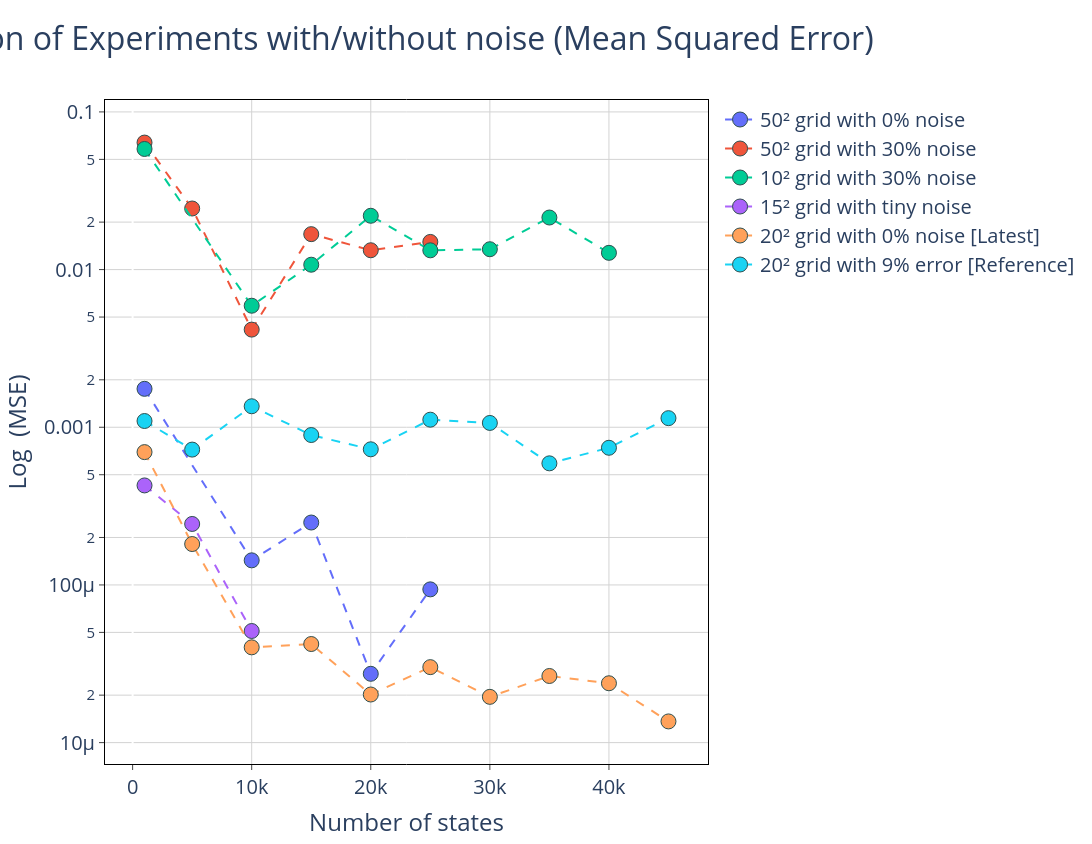

Notebook code for this chart:
### Code cell
# Configuración del subplot
fig = make_subplots(
    rows=1, 
    cols=1, 
     # Actualizado para que coincida con tus datos
)

# Agregar la primera fila (row=1)
fig.add_trace(
    go.Scatter(
        x=df_50_pure['Nstates'], 
        y=df_50_pure['MSE'], 
        mode='lines+markers', 
        name='50² grid with 0% noise',
        line=dict(dash='dash')
    ),
    row=1, col=1
)

# Agregar la segunda fila (row=2)
fig.add_trace(
    go.Scatter(
        x=df_50_error['Nstates'], 
        y=df_50_error['MSE'], 
        mode='lines+markers', 
        name='50² grid with 30% noise',
        line=dict(dash='dash')
    ),
    row=1, col=1
)

# Agregar la tercera fila (row=3)
fig.add_trace(
    go.Scatter(
        x=df_10_error['Nstates'], 
        y=df_10_error['MSE'], 
        mode='lines+markers', 
        name='10² grid with 30% noise',
        line=dict(dash='dash')
    ),
    row=1, col=1
)
fig.add_trace(
    go.Scatter(
        x=df_15_tiny_noise['Nstates'], 
        y=df_15_tiny_noise['MSE'], 
        mode='lines+markers', 
        name='15² grid with tiny noise',
        line=dict(dash='dash')
    ),
    row=1, col=1
)
fig.add_trace(go.Scatter(
    x = results_df.loc[results_df['Noise'] == 0.0, 'N_states'],
    y = results_df.loc[results_df['Noise'] == 0.0, 'MSE'],
    name="20² grid with 0% noise [Latest]",
    mode='lines+markers',
    line=dict(dash='dash')
))

fig.add_trace(go.Scatter(
    x = results_df.loc[results_df['Noise'] == 9.0, 'N_states'],
    y = results_df.loc[results_df['Noise'] == 9.0, 'MSE'],
    name="20² grid with 9% error [Reference]",
    mode='lines+markers',
    line=dict(dash='dash')
))


fig.update_traces(marker=dict(size=15, line=dict(width=1, color='DarkSlateGrey')))
fig.update_layout(
    height = 844,
    width = 1500,
    font=dict(size=20),
    paper_bgcolor='white',
    plot_bgcolor='white',
    title={
        'text': "Model correlation of Experiments with/without noise (Mean Squared Error)",
        'font': {'size': 32},
        'x' :0.8
    },
    #title_text="Root Mean Squared Error"
)
fig.update_xaxes(
    mirror=True,
    ticks='outside',
    showline=True,
    linecolor='black',
    gridcolor='lightgrey',
    title_text='Number of states'

)
fig.update_yaxes(
    mirror=True,
    ticks='outside',
    showline=True,
    zeroline=True,
    linecolor='black',
    gridcolor='lightgrey',
    type='log',
    title_text='Log  (MSE)'
)
fig.show()

### Figure 1 — Plotly figure (JSON) as saved in the notebook; plotly's stock layout.template omitted (floating-point values rounded to 4 significant figures)
{"data": [{"line": {"dash": "dash"}, "marker": {"line": {"color": "DarkSlateGrey", "width": 1}, "size": 15}, "mode": "lines+markers", "name": "50² grid with 0% noise", "type": "scatter", "x": [1000.0, 10000.0, 15000.0, 20000.0, 25000.0], "xaxis": "x", "y": [0.001753, 0.0001432, 0.0002488, 2.731e-05, 9.374e-05], "yaxis": "y"}, {"line": {"dash": "dash"}, "marker": {"line": {"color": "DarkSlateGrey", "width": 1}, "size": 15}, "mode": "lines+markers", "name": "50² grid with 30% noise", "type": "scatter", "x": [1000.0, 5000.0, 10000.0, 15000.0, 20000.0, 25000.0], "xaxis": "x", "y": [0.06391, 0.0244, 0.004163, 0.01678, 0.01326, 0.01498], "yaxis": "y"}, {"line": {"dash": "dash"}, "marker": {"line": {"color": "DarkSlateGrey", "width": 1}, "size": 15}, "mode": "lines+markers", "name": "10² grid with 30% noise", "type": "scatter", "x": [1000.0, 10000.0, 15000.0, 20000.0, 25000.0, 30000.0, 35000.0, 40000.0], "xaxis": "x", "y": [0.05821, 0.005899, 0.01074, 0.02194, 0.01325, 0.01346, 0.02139, 0.01277], "yaxis": "y"}, {"line": {"dash": "dash"}, "marker": {"line": {"color": "DarkSlateGrey", "width": 1}, "size": 15}, "mode": "lines+markers", "name": "15² grid with tiny noise", "type": "scatter", "x": [1000.0, 5000.0, 10000.0], "xaxis": "x", "y": [0.0004276, 0.0002436, 5.103e-05], "yaxis": "y"}, {"line": {"dash": "dash"}, "marker": {"line": {"color": "DarkSlateGrey", "width": 1}, "size": 15}, "mode": "lines+markers", "name": "20² grid with 0% noise [Latest]", "type": "scatter", "x": [1000.0, 5000.0, 10000.0, 15000.0, 20000.0, 25000.0, 30000.0, 35000.0, 40000.0, 45000.0], "y": [0.0006957, 0.0001817, 4.02e-05, 4.22e-05, 2.019e-05, 3.011e-05, 1.951e-05, 2.646e-05, 2.379e-05, 1.363e-05]}, {"line": {"dash": "dash"}, "marker": {"line": {"color": "DarkSlateGrey", "width": 1}, "size": 15}, "mode": "lines+markers", "name": "20² grid with 9% error [Reference]", "type": "scatter", "x": [1000.0, 5000.0, 10000.0, 15000.0, 20000.0, 25000.0, 30000.0, 35000.0, 40000.0, 45000.0], "y": [0.001096, 0.0007217, 0.001359, 0.0008927, 0.0007249, 0.001117, 0.001065, 0.0005905, 0.0007412, 0.001142]}], "layout": {"font": {"size": 20}, "height": 844, "paper_bgcolor": "white", "plot_bgcolor": "white", "title": {"font": {"size": 32}, "text": "Model correlation of Experiments with/without noise (Mean Squared Error)", "x": 0.8}, "width": 1500, "xaxis": {"anchor": "y", "domain": [0, 1], "gridcolor": "lightgrey", "linecolor": "black", "mirror": true, "showline": true, "ticks": "outside", "title": {"text": "Number of states"}}, "yaxis": {"anchor": "x", "domain": [0, 1], "gridcolor": "lightgrey", "linecolor": "black", "mirror": true, "showline": true, "ticks": "outside", "title": {"text": "Log  (MSE)"}, "type": "log", "zeroline": true}}}
